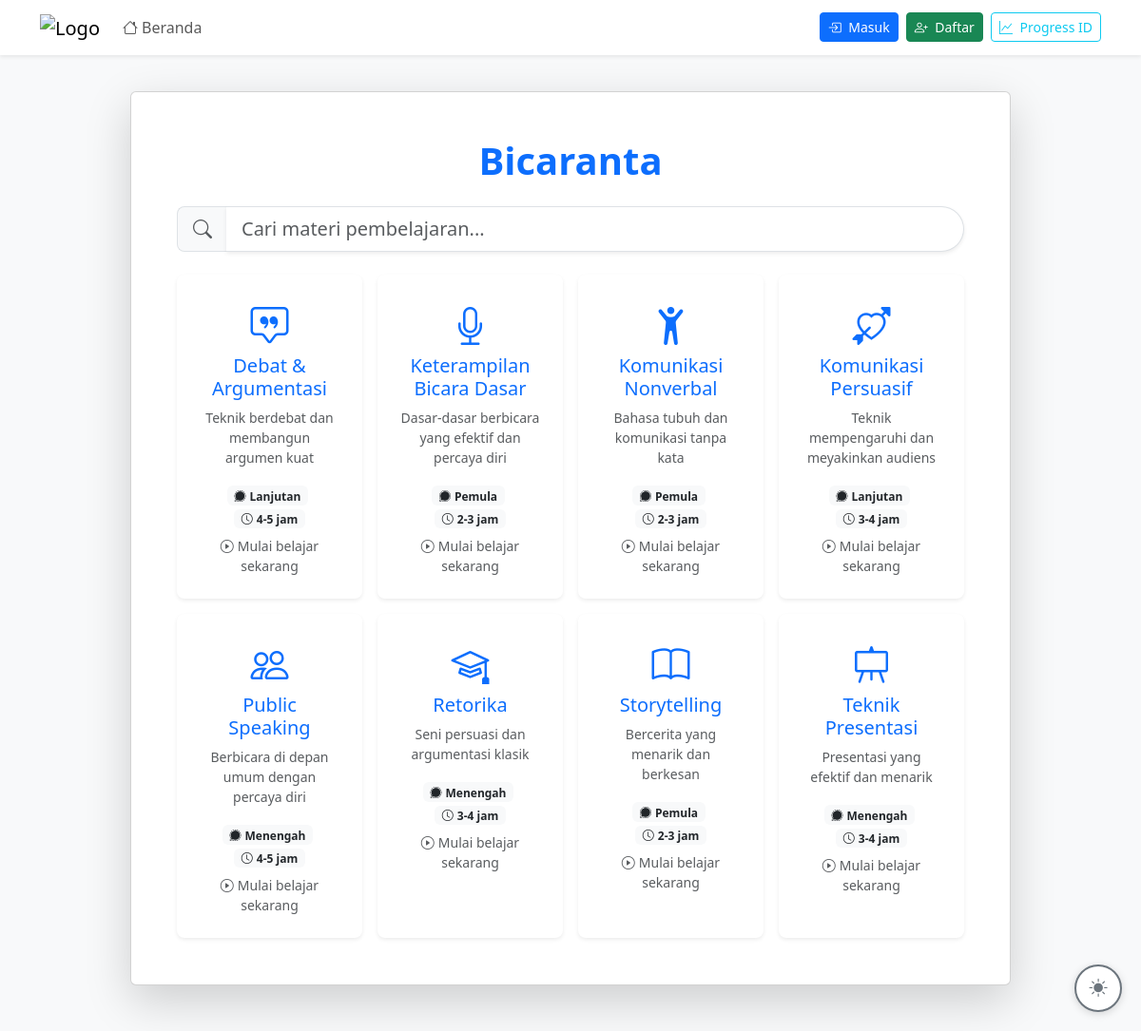
The page / on the database its author committed.
### tables this page shows
CREATE TABLE `materials` (
  `id` int(11) NOT NULL,
  `material_key` varchar(50) NOT NULL,
  `name` varchar(100) NOT NULL,
  `description` text DEFAULT NULL,
  `icon` varchar(50) DEFAULT NULL,
  `difficulty` enum('Pemula','Menengah','Lanjutan') DEFAULT 'Pemula',
  `duration` varchar(20) DEFAULT NULL,
  `is_active` tinyint(1) DEFAULT 1,
  `created_at` timestamp NOT NULL DEFAULT current_timestamp(),
  `deleted_at` timestamp NULL DEFAULT NULL
);

### includes/functions.php (called while the page is built, shortened)
<?php
class Database {
    private static $instance = null;
    private $pdo;
    private function __construct() {
        $configPath = __DIR__ . '/../config/database.php';
        if (file_exists($configPath)) {
            $config = include $configPath;
        }
        try {
            $dsn = "mysql:host={$config['host']};dbname={$config['database']};charset={$config['charset']}";
            $options = [
                PDO::ATTR_ERRMODE => PDO::ERRMODE_EXCEPTION,
                PDO::ATTR_DEFAULT_FETCH_MODE => PDO::FETCH_ASSOC,
                PDO::ATTR_EMULATE_PREPARES => false,
            ];
            $this->pdo = new PDO($dsn, $config['username'], $config['password'], $options);
        } catch (PDOException $e) {
            die('Database connection failed: ' . $e->getMessage());
        }
    }
    public static function getInstance() {
        if (self::$instance === null) {
            self::$instance = new self();
        }
        return self::$instance;
    }
    public function getPDO() {
        return $this->pdo;
    }
}
function getDB() {
    return Database::getInstance()->getPDO();
}
function getCurrentUser() {
    return isset($_SESSION['user']) ? $_SESSION['user'] : null;
}
function isUserLoggedIn() {
    return getCurrentUser() !== null;
}
function getMaterialsFromDB($userId = null) {
    $db = getDB();
    $stmt = $db->prepare("SELECT * FROM materials WHERE is_active = 1 ORDER BY name");
    $stmt->execute();
    $materials = $stmt->fetchAll();
    $result = [];
    foreach ($materials as $material) {
        $progress = getUserProgress($userId, $material['material_key']);
        $result[$material['material_key']] = [
            'id' => $material['id'],
            'material_key' => $material['material_key'],
            'name' => $material['name'],
            'description' => $material['description'],
            'icon' => $material['icon'],
            'difficulty' => $material['difficulty'],
            'duration' => $material['duration'],
            'clicks' => $progress['clicks'] ?? 0,
            'progress_percentage' => $progress['progress_percentage'] ?? 0,
            'status' => $progress['status'] ?? 'not_started'
        ];
    }
    return $result;
}
function getUserProgress($userId, $materialKey) {
    if (!$userId) return ['clicks' => 0, 'progress_percentage' => 0, 'status' => 'not_started'];
    $db = getDB();
    $stmt = $db->prepare("SELECT * FROM user_progress WHERE user_id = ? AND material_key = ?");
    $stmt->execute([$userId, $materialKey]);
    return $stmt->fetch() ?: ['clicks' => 0, 'progress_percentage' => 0, 'status' => 'not_started'];
}
function e($string) {
    return htmlspecialchars($string, ENT_QUOTES, 'UTF-8');
}
?>

### config/app.php (called while the page is built)
<?php
return [
    'title' => 'Bicaranta',
    'headerText' => 'Bicaranta',
    'description' => 'Bicaranta adalah platform pembelajaran bahasa Indonesia yang mudah digunakan.',
    'footerText' => 'Hak Cipta &copy; 2023 Bicaranta | by RBP Media - Hak Cipta Dilindungi.',
    'welcomeText' => 'Selamat datang di Bicaranta! Mulailah belajar bahasa Indonesia dengan materi yang telah disediakan.',
    'studyText' => 'Mulai Belajar',
    'searchPlaceholder' => 'Cari materi pembelajaran...',
    'loginText' => 'Sudah pernah belajar? Masukkan ID-mu',
    'validId' => '00029'
];
?>

### includes/material_grid.php (the view, shortened to what this page needs)
<div class="row g-3" data-aos="fade-up" data-aos-delay="400">
    <?php
    $materialsToShow = [];
    if (!empty($searchQuery)) {
        foreach ($searchResults as $material) {
            $progress = $userId ? getUserProgress($userId, $material['material_key']) :
                       ($progressId ? getGuestProgress($progressId, $material['material_key']) :
                       ['clicks' => 0, 'progress_percentage' => 0, 'status' => 'not_started']);
            $materialsToShow[$material['material_key']] = [
                'material_key' => $material['material_key'],
                'name' => $material['name'],
                'description' => $material['description'],
                'icon' => $material['icon'],
                'difficulty' => $material['difficulty'],
                'duration' => $material['duration'],
                'clicks' => $progress['clicks'],
                'progress_percentage' => $progress['progress_percentage'],
                'status' => $progress['status']
            ];
        }
    } else {
        $materialsToShow = $materials;
    }
    $delay = 600;
    foreach ($materialsToShow as $key => $material):
        $materialKey = $material['material_key'] ?? $key;
        $clicks = $material['clicks'] ?? 0;
        $progress = $material['progress_percentage'] ?? 0;
        $status = $material['status'] ?? 'not_started';
        $statusColor = $status === 'completed' ? 'success' : ($status === 'in_progress' ? 'warning' : 'secondary');
    ?>
        <div class="col-6 col-md-4 col-lg-3"
             data-aos="zoom-in"
             data-aos-delay="<?php echo $delay; ?>">
            <a href="javascript:void(0)"
               onclick="goToMaterial('<?php echo e($materialKey); ?>')"
               class="material-btn d-block text-center text-decoration-none p-4 rounded-3 bg-body shadow-sm h-100 position-relative">
                <i class="<?php echo e($material['icon']); ?> material-icon mb-3"></i>
                <div class="h5 mb-2"><?php echo e($material['name']); ?></div>
                <?php if (!empty($material['description'])): ?>
                    <p class="text-muted small mb-3"><?php echo e($material['description']); ?></p>
                <?php endif; ?>
                <div class="mb-2">
                    <span class="badge bg-light text-dark me-1">
                        <i class="bi bi-signal me-1"></i><?php echo e($material['difficulty']); ?>
                    </span>
                    <?php if (!empty($material['duration'])): ?>
                        <span class="badge bg-light text-dark">
                            <i class="bi bi-clock me-1"></i><?php echo e($material['duration']); ?>
                        </span>
                    <?php endif; ?>
                </div>
                <?php if ($userId || $progressId): ?>
                    <div class="progress mb-2" style="height: 6px;">
                        <div class="progress-bar bg-<?php echo $statusColor; ?>" style="width: <?php echo $progress; ?>%"></div>
                    </div>
                    <div class="text-muted small">
                        <i class="bi bi-mouse"></i> <?php echo $clicks; ?> klik |
                        <?php echo getProgressText($clicks); ?>
                    </div>
                <?php else: ?>
                    <div class="text-muted small">
                        <i class="bi bi-play-circle me-1"></i>Mulai belajar sekarang
                    </div>
                <?php endif; ?>
            </a>
        </div>
    <?php
        $delay += 100;
    endforeach;
    ?>
</div>

### includes/header.php (shortened to what this page needs)
<?php
$currentUser = getCurrentUser();
$userRole = getUserRole();
$progressId = $_SESSION['progress_id'] ?? null;
$isInSubdirectory = strpos($_SERVER['REQUEST_URI'], '/pages/') !== false;
$basePath = $isInSubdirectory ? '../' : '';
?>
<!DOCTYPE html>
<html lang="id" data-bs-theme="light">
<head>
    <link href="https://cdn.jsdelivr.net/npm/bootstrap@5.3.2/dist/css/bootstrap.min.css" rel="stylesheet">
    <link rel="stylesheet" href="https://cdn.jsdelivr.net/npm/bootstrap-icons@1.11.1/font/bootstrap-icons.css">
    <link href="https://unpkg.com/aos@2.3.1/dist/aos.css" rel="stylesheet">
    <link rel="stylesheet" href="<?php echo $basePath; ?>assets/css/style.css">
</head>
<body>
    <button class="btn btn-outline-secondary position-fixed" id="themeToggle" title="Toggle Theme" style="bottom: 20px; right: 20px; z-index: 9999; border-radius: 50%; width: 50px; height: 50px;">
        <i class="bi bi-sun-fill" id="themeIcon"></i>
    </button>
    <nav class="navbar navbar-expand-lg bg-body shadow-sm fixed-top" data-aos="fade-down">
        <div class="container">
            <a class="navbar-brand" href="<?php echo $basePath; ?>index.php">
                <img src="https://rbpmedia.id/assets/logo.png" alt="Logo" height="40" id="navbarLogo">
            </a>
            <div class="collapse navbar-collapse" id="navbarContent">
                <ul class="navbar-nav me-auto">
                    <li class="nav-item">
                        <a class="nav-link" href="<?php echo $basePath; ?>index.php">
                            <i class="bi bi-house me-1"></i>Beranda
                        </a>
                    </li>
                </ul>
                <div class="d-flex align-items-center">
                    <?php if (isUserLoggedIn()): ?>
                        <div class="dropdown me-2">
                            <button class="btn btn-outline-primary dropdown-toggle" type="button" data-bs-toggle="dropdown">
                                <i class="bi bi-person-circle me-1"></i>
                                <span class="d-none d-md-inline">Halo, <?php echo e($currentUser['name']); ?></span>
                                <span class="d-md-none">User</span>
                            </button>
                            <ul class="dropdown-menu dropdown-menu-end">
                                <li>
                                    <div class="dropdown-header">
                                        <div class="fw-bold"><?php echo e($currentUser['name']); ?></div>
                                        <small class="text-muted"><?php echo e($currentUser['email']); ?></small>
                                        <small class="text-muted d-block">
                                            <i class="bi bi-shield me-1"></i><?php echo ucfirst($userRole); ?>
                                        </small>
                                    </div>
                                </li>
                                <li><hr class="dropdown-divider"></li>
                                <li>
                                    <a class="dropdown-item" href="<?php echo $basePath; ?>profile.php">
                                        <i class="bi bi-person me-2"></i>Profil Saya
                                    </a>
                                </li>
                                <li>
                                    <a class="dropdown-item" href="#" onclick="showProgress()">
                                        <i class="bi bi-graph-up me-2"></i>Progress Saya
                                    </a>
                                </li>
                                <li>
                                    <a class="dropdown-item" href="<?php echo $basePath; ?>settings.php">
                                        <i class="bi bi-gear me-2"></i>Pengaturan
                                    </a>
                                </li>
                                <li><hr class="dropdown-divider"></li>
                                <li>
                                    <a class="dropdown-item text-danger" href="#" onclick="logout()">
                                        <i class="bi bi-box-arrow-right me-2"></i>Logout
                                    </a>
                                </li>
                            </ul>
                        </div>
                    <?php else: ?>
                        <div class="d-flex flex-wrap gap-2">
                            <button class="btn btn-sm btn-primary" data-bs-toggle="modal" data-bs-target="#loginModal">
                                <i class="bi bi-box-arrow-in-right me-1"></i>
                                <span class="d-none d-sm-inline">Masuk</span>
                            </button>
                            <button class="btn btn-sm btn-success" data-bs-toggle="modal" data-bs-target="#registerModal">
                                <i class="bi bi-person-plus me-1"></i>
                                <span class="d-none d-sm-inline">Daftar</span>
                            </button>
                            <button class="btn btn-sm btn-outline-info <?php echo $progressId ? 'btn-info text-white' : ''; ?>" data-bs-toggle="modal" data-bs-target="#progressIdModal">
                                <i class="bi bi-graph-up me-1"></i>
                                <span class="d-none d-sm-inline"><?php echo $progressId ? 'ID: ' . substr($progressId, 0, 6) . '...' : 'Progress ID'; ?></span>
                            </button>
                        </div>
                    <?php endif; ?>
                </div>
            </div>
        </div>
    </nav>
    <div id="alertContainer" class="position-fixed top-0 end-0 p-3" style="z-index: 9998; margin-top: 70px;"></div>

### index.php (shortened to what this page needs)
<?php
$appConfig = include 'config/app.php';
include 'includes/functions.php';
$currentUser = getCurrentUser();
$userId = $currentUser ? $currentUser['user_id'] : null;
$progressId = $_SESSION['progress_id'] ?? null;
if ($userId) {
    $materials = getMaterialsFromDB($userId);
    $stats = getStudyStatistics($userId);
} elseif ($progressId) {
    $materials = getMaterialsForGuest($progressId);
    $stats = getGuestStatistics($progressId);
} else {
    $materials = getMaterialsFromDB(null);
}
$searchQuery = $_GET['search'] ?? '';
$searchResults = [];
include 'includes/header.php';
?>
<div class="container py-5 mt-5">
    <div class="row justify-content-center">
        <div class="col-lg-10">
            <div class="card shadow-lg" data-aos="fade-up">
                <div class="card-body p-4 p-md-5">
                    <h1 class="header-text text-center mb-4 text-primary floating-animation">
                        <?php echo e($appConfig['headerText']); ?>
                    </h1>
                    <?php include 'includes/search_section.php'; ?>
                    <?php include 'includes/material_grid.php'; ?>
                </div>
            </div>
        </div>
    </div>
</div>
<?php include 'includes/footer.php'; ?>

### includes/search_section.php (shortened to what this page needs)
<div class="mb-4 position-relative" data-aos="fade-up" data-aos-delay="200">
    <form method="GET" action="index.php">
        <div class="input-group input-group-lg">
            <span class="input-group-text bg-light border-end-0">
                <i class="bi bi-search text-muted"></i>
            </span>
            <input type="text"
                   class="form-control border-start-0 rounded-end-pill shadow-sm"
                   id="searchInput"
                   name="search"
                   value="<?php echo e($searchQuery); ?>"
                   placeholder="<?php echo e($appConfig['searchPlaceholder']); ?>"
                   autocomplete="off">
        </div>
    </form>
</div>

### includes/footer.php (shortened to what this page needs)
</body>
</html>

### assets/css/style.css (style rules this page uses)
body { background-color: #f8f9fa; min-height: 100vh; }
.header-text { font-size: 2.5rem; font-weight: 700; }
.material-btn { transition: all 0.3s ease; }
.material-icon { font-size: 2.5rem; color: #0d6efd; }
#themeToggle { transition: all 0.3s ease; box-shadow: 0 2px 8px rgba(0,0,0,0.15); border: 2px solid #6c757d; background-color: white; }
#themeIcon { font-size: 1.2rem; }
.floating-animation { animation: floating 3s ease-in-out infinite; }

### rows shown on the page
materials: name "Debat & Argumentasi", description "Teknik berdebat dan membangun argumen kuat", difficulty "Lanjutan", duration "4-5 jam"
materials: name "Keterampilan Bicara Dasar", description "Dasar-dasar berbicara yang efektif dan percaya diri", difficulty "Pemula", duration "2-3 jam"
materials: name "Komunikasi Nonverbal", description "Bahasa tubuh dan komunikasi tanpa kata", difficulty "Pemula", duration "2-3 jam"
materials: name "Komunikasi Persuasif", description "Teknik mempengaruhi dan meyakinkan audiens", difficulty "Lanjutan", duration "3-4 jam"
materials: name "Public Speaking", description "Berbicara di depan umum dengan percaya diri", difficulty "Menengah", duration "4-5 jam"
materials: name "Retorika", description "Seni persuasi dan argumentasi klasik", difficulty "Menengah", duration "3-4 jam"
materials: name "Storytelling", description "Bercerita yang menarik dan berkesan", difficulty "Pemula", duration "2-3 jam"
materials: name "Teknik Presentasi", description "Presentasi yang efektif dan menarik", difficulty "Menengah", duration "3-4 jam"

### other values the page prints
$appConfig['headerText'] "Bicaranta"
